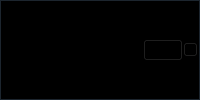
     <widget class="QFrame" name="footer_frame">
      <property name="styleSheet">
       <string notr="true">background-color:#24303c;</string>
      </property>
      <property name="frameShape">
       <enum>QFrame::StyledPanel</enum>
      </property>
      <property name="frameShadow">
       <enum>QFrame::Raised</enum>
      </property>
      <layout class="QHBoxLayout" name="horizontalLayout_6">
       <property name="spacing">
        <number>0</number>
       </property>
       <property name="leftMargin">
        <number>0</number>
       </property>
       <property name="topMargin">
        <number>0</number>
       </property>
       <property name="rightMargin">
        <number>0</number>
       </property>
       <property name="bottomMargin">
        <number>0</number>
       </property>
       <item>
        <widget class="QFrame" name="frame_9">
         <property name="styleSheet">
          <string notr="true">background-color: black;</string>
         </property>
         <property name="frameShape">
          <enum>QFrame::StyledPanel</enum>
         </property>
         <property name="frameShadow">
          <enum>QFrame::Raised</enum>
         </property>
         <layout class="QHBoxLayout" name="horizontalLayout_7">
          <property name="spacing">
           <number>0</number>
          </property>
          <property name="leftMargin">
           <number>0</number>
          </property>
          <property name="topMargin">
           <number>0</number>
          </property>
          <property name="rightMargin">
           <number>0</number>
          </property>
          <property name="bottomMargin">
           <number>0</number>
          </property>
          <item alignment="Qt::AlignRight">
           <widget class="QPushButton" name="logout_button">
            <property name="text">
             <string/>
            </property>
            <property name="icon">
             <iconset>
              <normaloff>:/icon/white_icons/log-out.svg</normaloff>:/icon/white_icons/log-out.svg</iconset>
            </property>
            <property name="iconSize">
             <size>
              <width>32</width>
              <height>32</height>
             </size>
            </property>
           </widget>
          </item>
          <item>
           <widget class="QPushButton" name="size_window">
            <property name="minimumSize">
             <size>
              <width>15</width>
              <height>15</height>
             </size>
            </property>
            <property name="maximumSize">
             <size>
              <width>15</width>
              <height>15</height>
             </size>
            </property>
            <property name="text">
             <string/>
            </property>
           </widget>
          </item>
         </layout>
        </widget>
       </item>
      </layout>
     </widget>
